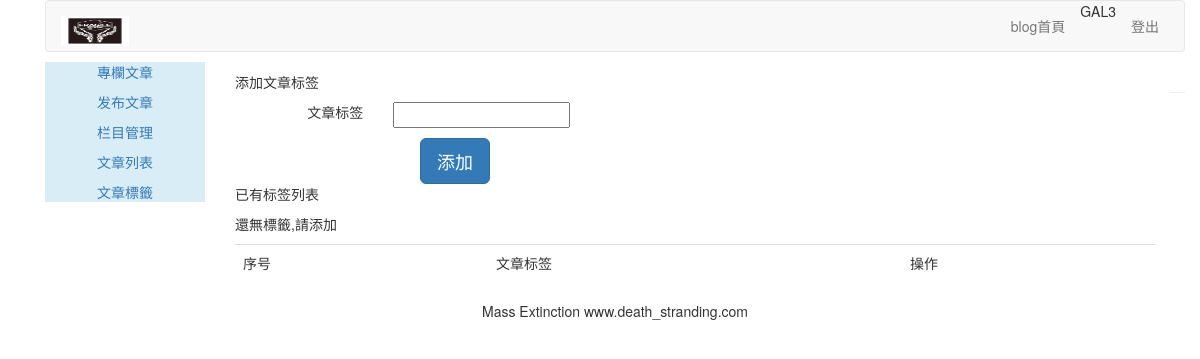
Before: /article/article-tag/ (signed in) with the older database file.
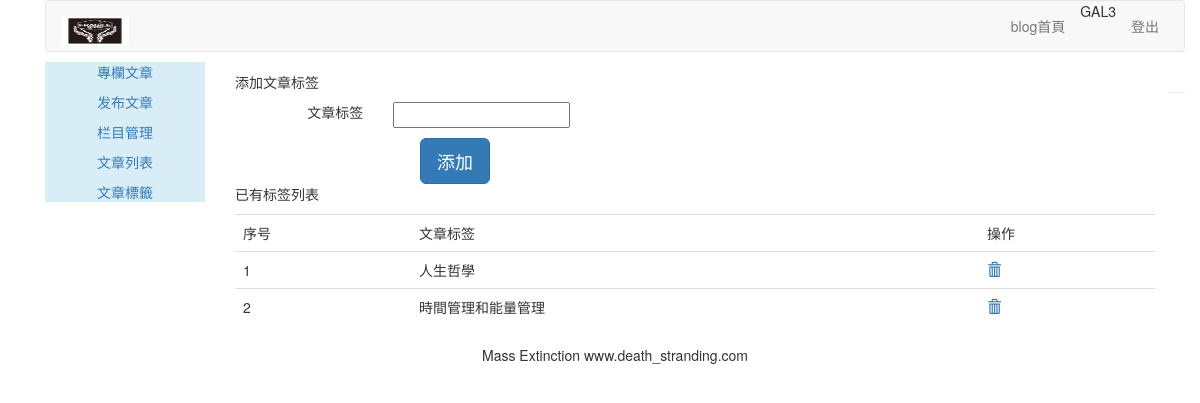
After: the same page with the newer database file.
### article/models.py (models this page shows, shortened)
class ArticleTag(models.Model):
    author = models.ForeignKey(User, on_delete=models.CASCADE, related_name="tag")
    tag = models.CharField(max_length=500)

### article/views.py (the view, shortened to what this page needs)
# urls.py: path('article-tag/',views.article_tag,name='article_tag'),
@login_required(login_url='/account/login')
@csrf_exempt
def article_tag(request):
    if request.method == "GET":
        article_tags = ArticleTag.objects.filter(author=request.user)
        article_tag_form = ArticleTagForm()
        return render(request, "article/tag/tag_list.html", {"article_tags":article_tags, "article_tag_form":article_tag_form})

### article/forms.py
class ArticleTagForm(forms.ModelForm):
    class Meta:
        model = ArticleTag
        fields = ('tag', )

### templates/article/tag/tag_list.html (shortened to what this page needs)
{% extends "article/base.html" %}
{% load static %}
{% block content %}
<div>
    <p>添加文章标签</p>
    <form class="form-horizontal" action="." method="post">{% csrf_token %}
        <div class="row" style="margin-top: 10px;">
            <div class="col-md-2 text-right"><span>文章标签</span></div>
            <div class="col-md-10 text-left">{{article_tag_form.tag}}</div>
        </div>
        <div class="row">
            <input type="button" class="btn btn-primary btn-lg" style="margin-left:200px; margin-top:10px;" value="添加" onclick="add_tag()">
       </div>
    </form>
</div>
<div>
    <p>已有标签列表</p>
    <table class="table table-hover">
        <tr>
            <td>序号</td>
            <td>文章标签</td>
            <td>操作</td>
        </tr>
        {% for article_tag in article_tags %}
        <tr id={{ forloop.counter }}>
            <td>{{ forloop.counter }}</td>
            <td>{{ article_tag.tag }}</a></td>
            <td>
                <a nane="delete" href="javascript:" onclick="del_tag(this, {{ article_tag.id }})">
                    <span class="glyphicon glyphicon-trash"></span>
                </a>
            </td>
        </tr>
        {% empty %}
        <p>還無標籤,請添加</p>
        {% endfor %}
    </table>
</div>
{% endblock %}

Changed rows visible on the page:
added ArticleTag: tag "人生哲學"
added ArticleTag: tag "時間管理和能量管理"
Other visible differences:
text no longer shown: "還無標籤,請添加"
